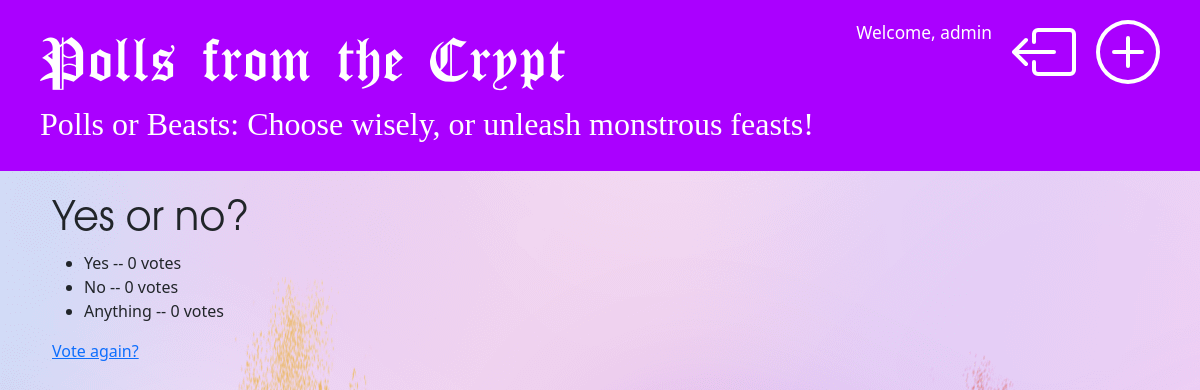
Page /polls/9/results/ (signed in) on the committed database.
### polls/models.py (models this page shows, shortened)
class Question(models.Model):
    question_text = models.CharField(max_length=200)
    pub_date = models.DateTimeField("date published", blank=True, null=True)

class Choice(models.Model):
    question = models.ForeignKey(Question, on_delete=models.CASCADE)
    choice_text = models.CharField(max_length=200)
    votes = models.IntegerField(default=0)

### polls/views.py (the view)
# urls.py: path("<int:pk>/results/", views.ResultsView.as_view(), name="results"),
class ResultsView(PollsBaseView, generic.DetailView):
    model = Question
    template_name = "polls/results.html"

### polls/views.py (called while the page is built)
    def get_slogan(self):
        return random.choice(self.slogans)

    def get_context_data(self, **kwargs):
        context = super().get_context_data(**kwargs)
        context['slogan'] = self.get_slogan()
        return context

### polls/templates/polls/results.html
{% extends 'polls/base.html' %}
{% block content %}
    <h1>{{ question.question_text }}</h1>
    <ul>
    {% for choice in question.choice_set.all %}
        <li>{{ choice.choice_text }} -- {{ choice.votes }} vote{{ choice.votes|pluralize }}</li>
    {% endfor %}
    </ul>
    <a href="{% url 'polls:detail' question.id %}">Vote again?</a>
{% endblock %}

### polls/templates/polls/base.html (shortened to what this page needs)
{% load static %}
<html>
    <head>
        <link href="https://cdn.jsdelivr.net/npm/bootstrap@5.3.2/dist/css/bootstrap.min.css" rel="stylesheet">
        <link rel="stylesheet" href="{% static 'polls/style.css' %}">
    </head>
    <body>
        <div class="page-header">
            {% if user.is_authenticated %}
                {% if user.is_staff %}
                    <a href="{% url 'polls:poll_new' %}" class="top-menu">
                        <span style="color: white">
                        </span>
                    </a>
                {% endif %}
                <a href="{% url 'polls:logout' %}" class="top-menu">
                    <span style="color: white">
                    </span>
                </a>
                <a href="#" class="top-menu-welcome">
                    <span style="color: white">Welcome, {{user.username}}</span>
                </a>
            {% endif %}
            <h1><a href="/polls">Polls from the Crypt</a></h1>
            <h4><a href="/polls">{{ slogan }}</a></h4>
        </div>
        <div class="content container mt-4">
            <div class="row">
                <div class="col-md-8">
                    {% block content %}
                    {% endblock %}
                </div>
            </div>
        </div>
    </body>
</html>

### polls/static/polls/style.css (style rules this page uses)
body { background: white url("images/background.png") no-repeat; }
.page-header { background-color: #aa00ff; margin-top: 0; padding: 20px 20px 20px 40px; }
.page-header h1, .page-header h1 a, .page-header h1 a:visited, .page-header h1 a:active, .page-header h2, .page-header h2 a, .page-header h2 a:visited, .page-header h2 a:active, .page-header h3, .page-header h3 a, .page-header h3 a:visited, .page-header h3 a:active .page-header h4, .page-header h4 a, .page-header h4 a:visited, .page-header h4 a:active { color: #ffffff; text-decoration: none; }
.page-header h1 { font-size: 48pt; font-family: 'CloisterBlack-Light' }
.page-header h4 { font-size: 24pt; font-family: 'WitcherHandwriting-Regular'; }
.content { margin-left: 40px; }
h1, h2, h3, h4 { font-family: Avantgarde, TeX Gyre Adventor, URW Gothic L, sans-serif; }
.top-menu, .top-menu:hover, .top-menu:visited { color: #ffffff; float: right; font-size: 26pt; margin-right: 20px; }
.top-menu-welcome, .top-menu-welcome:hover, .top-menu-welcome:visited { color: #ffffff; float: right; font-size: 13pt; margin-right: 20px; text-decoration: none; }

### rows in the picture
Question: question_text "Yes or no?"
Choice: choice_text "Yes", votes "0"
Choice: choice_text "No", votes "0"
Choice: choice_text "Anything", votes "0"

### other values in the picture
{{ user.username }} "admin"
{{ slogan }} "Polls or Beasts: Choose wisely, or unleash monstrous feasts!"
